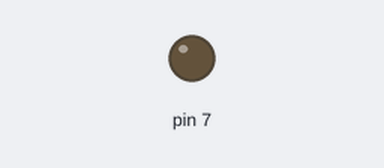
A sketch run on a simulated Arduino Uno, built with avr-gcc and run on an emulated ATmega328P. On the bench: output pins drawn as LEDs (lit = HIGH).

Above: at 0.5 s.
At 2.0 s:
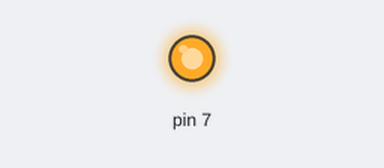
Timing chart, 0 to 5.3 s (numbered marks = the images above):
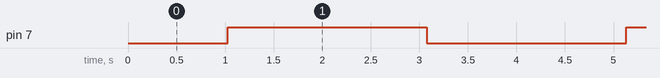

The sketch:

lesson_3_LED_breath.ino
```cpp
void setup() {
  pinMode(7, OUTPUT);

}

void loop() {
  for(int i=0;i<256;i++){
    analogWrite(7, i);
    delay(8);
  }
  for(int i=255;i>-1;i--){
    analogWrite(7,i);
    delay(8);
  }
}
```

Measured:
- by itself, pin 7: alternates HIGH for 2.1 s and LOW for 2.1 s
